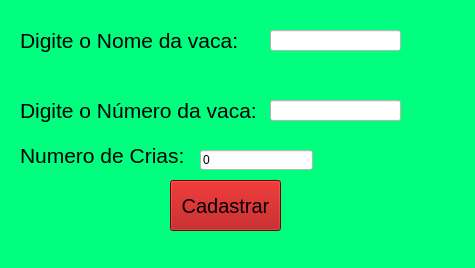
<?xml version="1.0" encoding="UTF-8"?>
<ui version="4.0">
 <class>MainWindow</class>
 <widget class="QMainWindow" name="MainWindow">
  <property name="geometry">
   <rect>
    <x>0</x>
    <y>0</y>
    <width>475</width>
    <height>268</height>
   </rect>
  </property>
  <property name="windowTitle">
   <string>MainWindow</string>
  </property>
  <property name="styleSheet">
   <string notr="true">background-color: rgb(0, 255, 127);</string>
  </property>
  <widget class="QWidget" name="centralwidget">
   <property name="styleSheet">
    <string notr="true">QLineEdit
{
	background-color: rgb(255, 255, 255);
}
QLineEdit:focus
{
 border: 2px solid #006080;
 background: rgb(155, 242, 178);
}</string>
   </property>
   <widget class="QLabel" name="label">
    <property name="geometry">
     <rect>
      <x>20</x>
      <y>20</y>
      <width>221</width>
      <height>41</height>
     </rect>
    </property>
    <property name="font">
     <font>
      <pointsize>16</pointsize>
     </font>
    </property>
    <property name="text">
     <string>Digite o Nome da vaca:</string>
    </property>
   </widget>
   <widget class="QLineEdit" name="nome">
    <property name="geometry">
     <rect>
      <x>270</x>
      <y>30</y>
      <width>131</width>
      <height>21</height>
     </rect>
    </property>
    <property name="styleSheet">
     <string notr="true"/>
    </property>
    <property name="text">
     <string/>
    </property>
   </widget>
   <widget class="QLabel" name="label_2">
    <property name="geometry">
     <rect>
      <x>20</x>
      <y>90</y>
      <width>241</width>
      <height>41</height>
     </rect>
    </property>
    <property name="font">
     <font>
      <pointsize>16</pointsize>
     </font>
    </property>
    <property name="text">
     <string>Digite o Número da vaca:</string>
    </property>
   </widget>
   <widget class="QLineEdit" name="numero">
    <property name="geometry">
     <rect>
      <x>270</x>
      <y>100</y>
      <width>131</width>
      <height>21</height>
     </rect>
    </property>
    <property name="styleSheet">
     <string notr="true"/>
    </property>
    <property name="text">
     <string/>
    </property>
   </widget>
   <widget class="QPushButton" name="cadastrar">
    <property name="geometry">
     <rect>
      <x>170</x>
      <y>180</y>
      <width>111</width>
      <height>51</height>
     </rect>
    </property>
    <property name="styleSheet">
     <string notr="true">background-color: rgb(170, 0, 0);
font-size: 20px;</string>
    </property>
    <property name="text">
     <string>Cadastrar</string>
    </property>
   </widget>
   <widget class="QLabel" name="label_3">
    <property name="geometry">
     <rect>
      <x>20</x>
      <y>140</y>
      <width>191</width>
      <height>31</height>
     </rect>
    </property>
    <property name="font">
     <font>
      <pointsize>16</pointsize>
     </font>
    </property>
    <property name="styleSheet">
     <string notr="true">font-size: 20;</string>
    </property>
    <property name="text">
     <string>Numero de Crias:</string>
    </property>
   </widget>
   <widget class="QLineEdit" name="crias">
    <property name="geometry">
     <rect>
      <x>200</x>
      <y>150</y>
      <width>113</width>
      <height>20</height>
     </rect>
    </property>
    <property name="styleSheet">
     <string notr="true"/>
    </property>
    <property name="text">
     <string>0</string>
    </property>
   </widget>
  </widget>
  <widget class="QMenuBar" name="menubar">
   <property name="geometry">
    <rect>
     <x>0</x>
     <y>0</y>
     <width>475</width>
     <height>21</height>
    </rect>
   </property>
  </widget>
  <widget class="QStatusBar" name="statusbar"/>
 </widget>
 <resources/>
 <connections/>
</ui>
